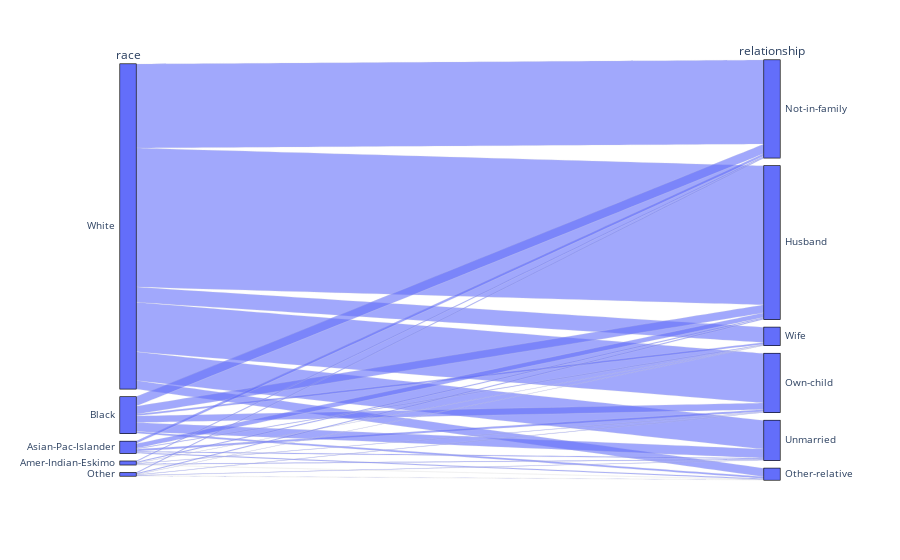

Notebook cell for this chart:
### Code cell
grafico = px.parallel_categories(df, dimensions=['race', 'relationship'])
grafico.show()

### Figure 1 — Plotly figure (JSON) as saved in the notebook; plotly's stock layout.template omitted (floating-point values rounded to 4 significant figures; data arrays with more than 128 entries replaced by an {"elided": "..."} marker saying what was removed)
{"data": [{"dimensions": [{"label": "race", "values": {"elided": "48842 str values"}}, {"label": "relationship", "values": {"elided": "48842 str values"}}], "domain": {"x": [0, 1], "y": [0, 1]}, "name": "", "type": "parcats"}], "layout": {"legend": {"tracegroupgap": 0}, "margin": {"t": 60}}}
